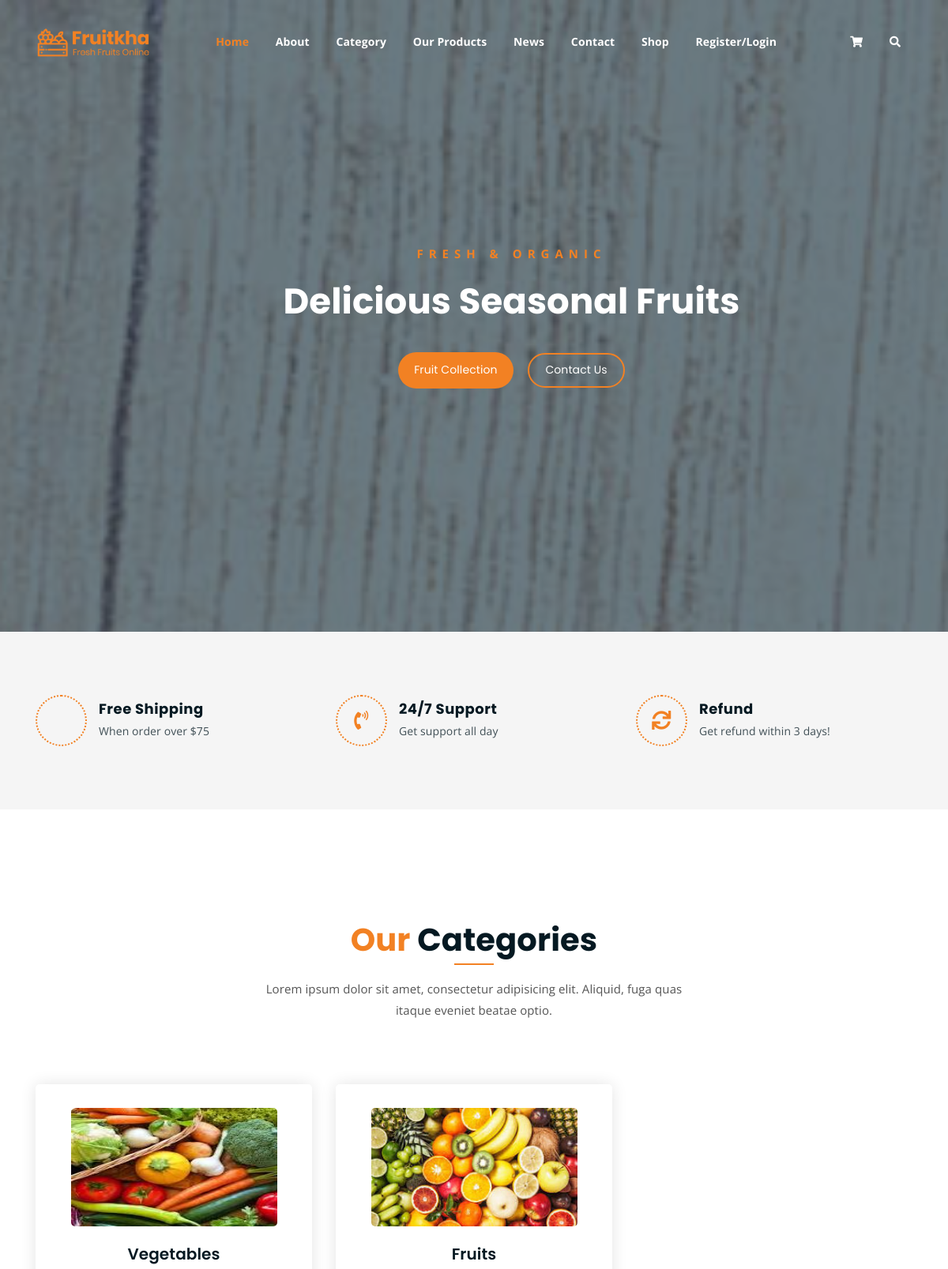
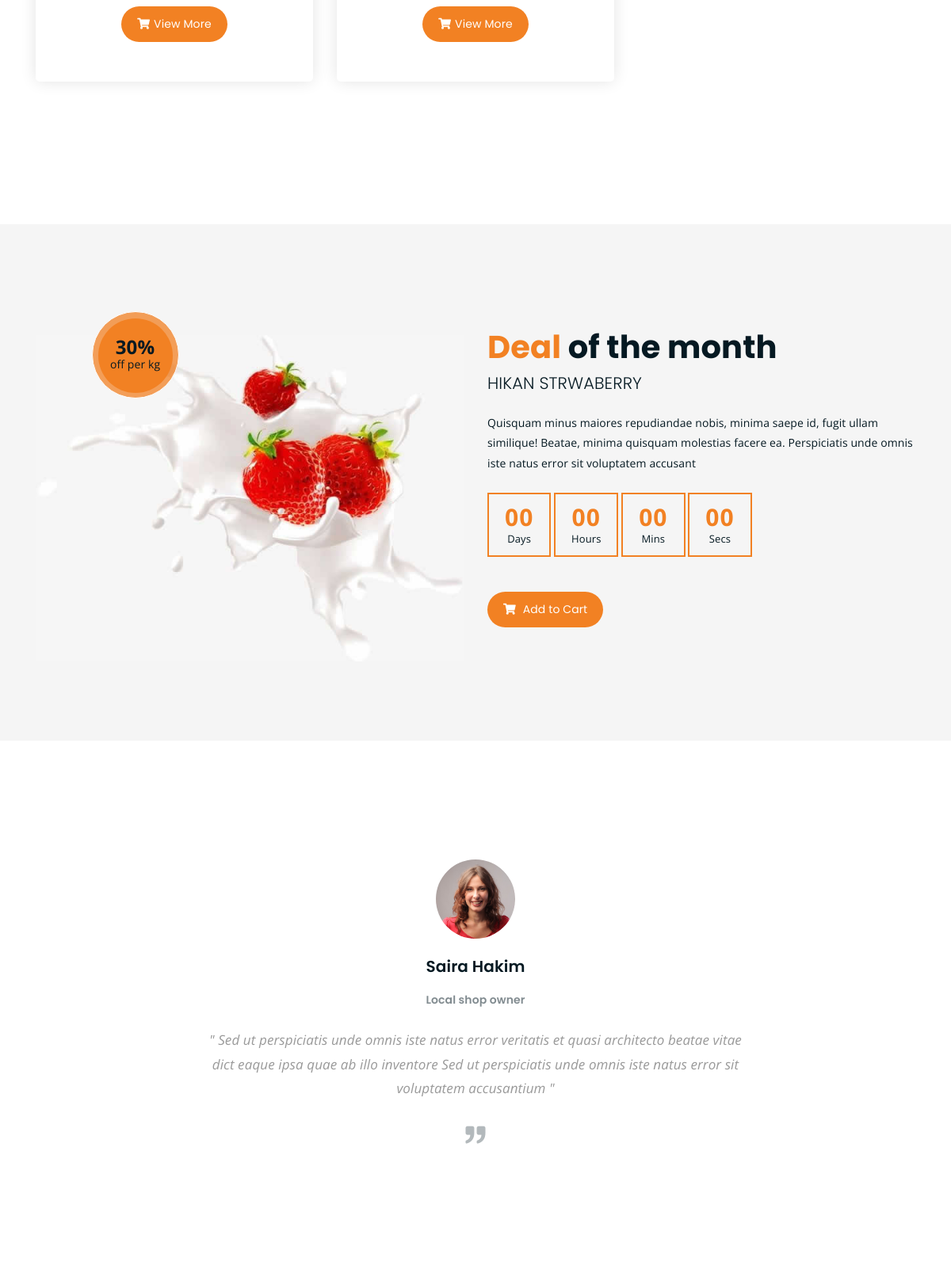
The page / (upper part) on the database its author committed (2 pictures, top to bottom).
### Backend/models.py (models this page shows)
class categorydb(models.Model):
    cname=models.CharField(max_length=100,null=True,blank=True)
    cdescription=models.CharField(max_length=500,null=True,blank=True)
    cimage=models.ImageField(upload_to="product_images",null=True,blank=True)

### Webapp/views.py (the view)
# urls.py: path('',views.home_page,name="home"),
def home_page(request):
    cat = categorydb.objects.all()
    return render(request,"home.html",{'cat':cat})

### Webapp/Templates/home.html (shortened to what this page needs)
<!DOCTYPE html>
{% load static %}
<html lang="en">
<head>
	<link rel="stylesheet" href="{% static 'assets/css/all.min.css' %}">
	<link rel="stylesheet" href="{% static 'assets/bootstrap/css/bootstrap.min.css' %}">
	<link rel="stylesheet" href="{% static 'assets/css/owl.carousel.css' %}">
	<link rel="stylesheet" href="{% static 'assets/css/magnific-popup.css' %}">
	<link rel="stylesheet" href="{% static 'assets/css/animate.css' %}">
	<link rel="stylesheet" href="{% static 'assets/css/meanmenu.min.css' %}">
	<link rel="stylesheet" href="{% static 'assets/css/main.css' %}">
	<link rel="stylesheet" href="{% static 'assets/css/responsive.css' %}">
</head>
<body>
	<div class="top-header-area" id="sticker">
		<div class="container">
			<div class="row">
				<div class="col-lg-12 col-sm-12 text-center">
					<div class="main-menu-wrap">
						<div class="site-logo">
							<a href="index.html">
								<img src="{% static 'assets/img/logo.png' %}" alt="">
							</a>
						</div>
						<nav class="main-menu">
							<ul>
								<li class="current-list-item"><a href="{% url 'home' %}">Home</a>
								</li>
								<li><a href="{% url 'about' %}">About</a></li>
								<li><a href="#">Category</a>
								</li>
								<li><a href="{% url 'product' %}">Our Products</a></li>
								<li><a href="news.html">News</a>
								</li>
								<li><a href="{% url 'contact' %}">Contact</a></li>
								<li><a href="shop.html">Shop</a>
								</li>
								<li><a href="{% url 'registration_page' %}">Register/Login</a></li>
								<li>
									<div class="header-icons">
										<a class="shopping-cart" href="cart.html"><i class="fas fa-shopping-cart"></i></a>
										<a class="mobile-hide search-bar-icon" href="#"><i class="fas fa-search"></i></a>
									</div>
								</li>
							</ul>
						</nav>
					</div>
				</div>
			</div>
		</div>
	</div>
	<div class="hero-area hero-bg">
		<div class="container">
			<div class="row">
				<div class="col-lg-9 offset-lg-2 text-center">
					<div class="hero-text">
						<div class="hero-text-tablecell">
							<p class="subtitle">Fresh & Organic</p>
							<h1>Delicious Seasonal Fruits</h1>
							<div class="hero-btns">
								<a href="shop.html" class="boxed-btn">Fruit Collection</a>
								<a href="contact.html" class="bordered-btn">Contact Us</a>
							</div>
						</div>
					</div>
				</div>
			</div>
		</div>
	</div>
	<div class="list-section pt-80 pb-80">
		<div class="container">
			<div class="row">
				<div class="col-lg-4 col-md-6 mb-4 mb-lg-0">
					<div class="list-box d-flex align-items-center">
						<div class="list-icon">
							<i class="fas fa-shipping-fast"></i>
						</div>
						<div class="content">
							<h3>Free Shipping</h3>
							<p>When order over $75</p>
						</div>
					</div>
				</div>
				<div class="col-lg-4 col-md-6 mb-4 mb-lg-0">
					<div class="list-box d-flex align-items-center">
						<div class="list-icon">
							<i class="fas fa-phone-volume"></i>
						</div>
						<div class="content">
							<h3>24/7 Support</h3>
							<p>Get support all day</p>
						</div>
					</div>
				</div>
				<div class="col-lg-4 col-md-6">
					<div class="list-box d-flex justify-content-start align-items-center">
						<div class="list-icon">
							<i class="fas fa-sync"></i>
						</div>
						<div class="content">
							<h3>Refund</h3>
							<p>Get refund within 3 days!</p>
						</div>
					</div>
				</div>
			</div>
		</div>
	</div>
	<div class="product-section mt-150 mb-150">
		<div class="container">
			<div class="row">
				<div class="col-lg-8 offset-lg-2 text-center">
					<div class="section-title">
						<h3><span class="orange-text">Our</span> Categories</h3>
						<p>Lorem ipsum dolor sit amet, consectetur adipisicing elit. Aliquid, fuga quas itaque eveniet beatae optio.</p>
					</div>
				</div>
			</div>
			<div class="row">
				{% for i in cat %}
				<div class="col-lg-4 col-md-6 text-center">
					<div class="single-product-item">
						<div class="product-image">
							<a href="single-product.html"><img src="{{i.cimage.url}}" height="150px" alt=""></a>
						</div>
						<h3>{{i.cname}}</h3>
						<a href="cart.html" class="cart-btn"><i class="fas fa-shopping-cart"></i>View More</a>
					</div>
				</div>
				{% endfor %}
			</div>
		</div>
	</div>
	<section class="cart-banner pt-100 pb-100">
    	<div class="container">
        	<div class="row clearfix">
            	<div class="image-column col-lg-6">
                	<div class="image">
                    	<div class="price-box">
                        	<div class="inner-price">
                                <span class="price">
                                    <strong>30%</strong> <br> off per kg
                                </span>
                            </div>
                        </div>
                    	<img src="{% static 'assets/img/a.jpg' %}" alt="">
                    </div>
                </div>
                <div class="content-column col-lg-6">
					<h3><span class="orange-text">Deal</span> of the month</h3>
                    <h4>Hikan Strwaberry</h4>
                    <div class="text">Quisquam minus maiores repudiandae nobis, minima saepe id, fugit ullam similique! Beatae, minima quisquam molestias facere ea. Perspiciatis unde omnis iste natus error sit voluptatem accusant</div>
                    <div class="time-counter"><div class="time-countdown clearfix" data-countdown="2020/2/01"></div></div>
                	<a href="cart.html" class="cart-btn mt-3"><i class="fas fa-shopping-cart"></i> Add to Cart</a>
                </div>
            </div>
        </div>
    </section>
	<div class="testimonail-section mt-150 mb-150">
		<div class="container">
			<div class="row">
				<div class="col-lg-10 offset-lg-1 text-center">
					<div class="testimonial-sliders">
						<div class="single-testimonial-slider">
							<div class="client-avater">
								<img src="{% static 'assets/img/avaters/avatar1.png' %}" alt="">
							</div>
							<div class="client-meta">
								<h3>Saira Hakim <span>Local shop owner</span></h3>
								<p class="testimonial-body">
									" Sed ut perspiciatis unde omnis iste natus error veritatis et  quasi architecto beatae vitae dict eaque ipsa quae ab illo inventore Sed ut perspiciatis unde omnis iste natus error sit voluptatem accusantium "
								</p>
								<div class="last-icon">
									<i class="fas fa-quote-right"></i>
								</div>
							</div>
						</div>
					</div>
				</div>
			</div>
		</div>
	</div>
</body>
</html>

### Webapp/static/assets/css/responsive.css (style rules this page uses)
@media only screen and (min-width: 992px) and (max-width: 1200px) { .hero-text h1 { font-size: 45px; } }

### rows shown on the page
categorydb: cimage (picture), cname "Vegetables"
categorydb: cimage (picture), cname "Fruits"
